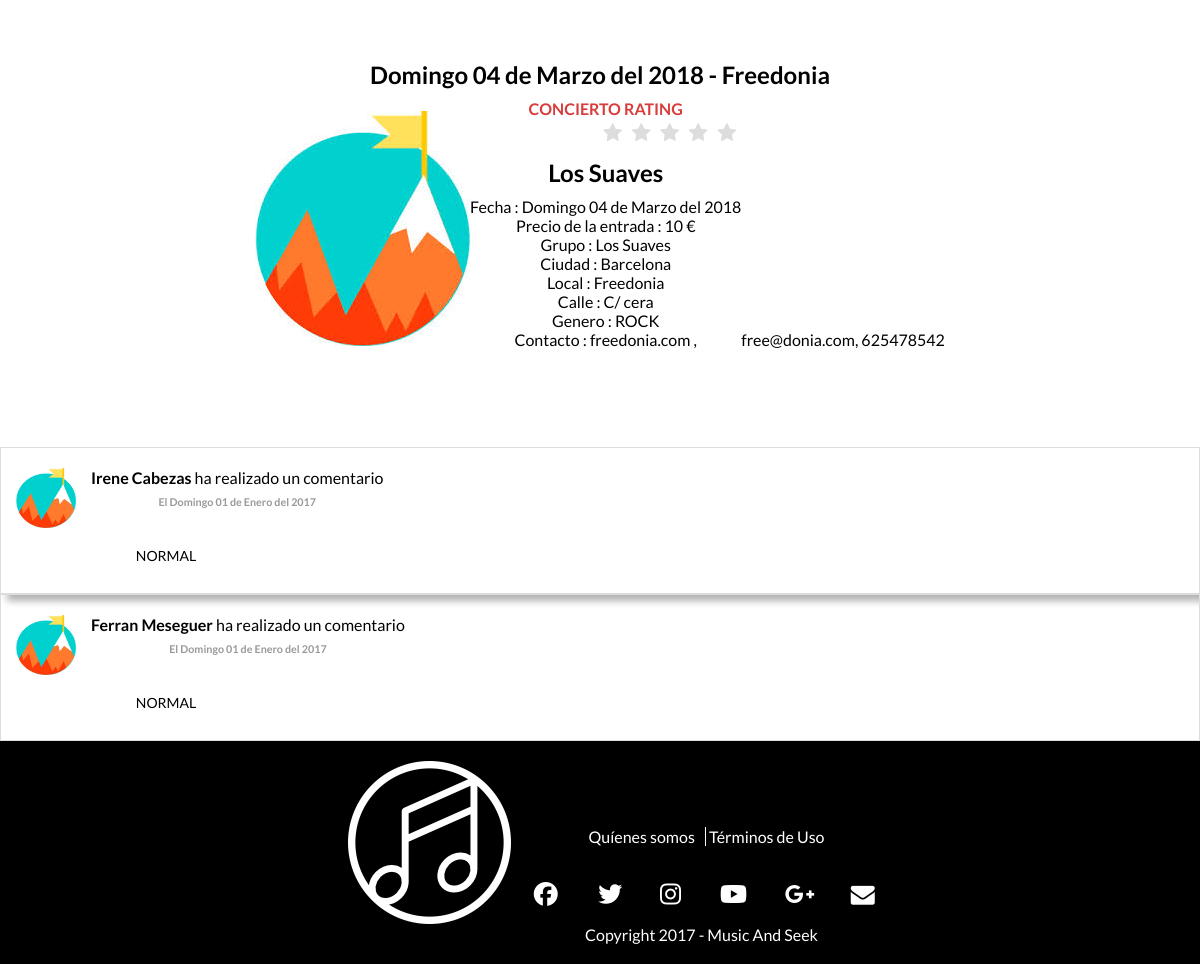
Screenshot of /InfoConcierto.php?idcon=1 with the database file from the repository.
### tables this page shows
create table CONCIERTO(
ID_CONCIERTO int(10) not null auto_increment,
ID_GRUPO int(10) not null,
ID_LOCAL int(10) not null,
FECHA datetime not null,
VISIBLE boolean not null,
PRECIO_ENTRADA int(5) not null,
INSCRIPCION boolean not null,
ENTRADAS_TOTALES int(5),
 
ESTADO boolean not null,
ID_GENERO int(10) not null,
ID_CIUDAD int(10) not null,
primary key (ID_CONCIERTO, ID_GRUPO, ID_LOCAL)
);

create table USUARIO( 
ID_USUARIO int(10) not null auto_increment,
TIPO_USUARIO char(10) not null,
NOMBRE char(20) not null,
APELLIDOS char(20),
UBICACION char(50),
EMAIL char(50) not null,
NUMERO_CONTACTO int(11),
 
IMAGEN char(50),
NOMBRE_LOCAL char(20),
NOMBRE_ARTISTICO char(20),
NUMERO_COMPONENTES int(5),
PASSWORD char(255) not null,
AFORO int(5),
WEB char(20),
ID_GENERO int(10),
ID_CIUDAD int(10),
PREGUNTA_SEGURIDAD char (255),
RESPUESTA_SEGURIDAD char (255),
DESCRIPCION char(255),
FECHA_ALTA DATETIME,
FECHA_BAJA DATETIME DEFAULT NULL,
primary key (ID_USUARIO, EMAIL)
);

create table CIUDAD(
ID_CIUDAD int(10) not null auto_increment,
NOMBRE char(20) not null,
PAIS char(10) not null,
primary key(ID_CIUDAD)
);

create table GENERO(
ID_GENERO int(10) not null auto_increment,
NOMBRE char(20) not null,
primary key(ID_GENERO)
);

create table VOTAR_COMENTAR(
ID_VOTO int(10) not null auto_increment primary key,
ID_FAN int(10) not null,
ID_VOTADO int(10) not null,
PUNTOS int(2) not null,
VOTO_CONCIERTO boolean not null,
COMENTARIO char(140),
FECHA datetime not null,
TIPO_VOTACION char(10) not null
);

### bbdd.php (called while the page is built, shortened)
<?php
function conectar() {
    $conexion = mysqli_connect('localhost', 'root', '', 'musicandseek')
            or die("Error conectando");
    return $conexion;
}
function getNombreFecha($fecha) {
    $dias = array("Domingo", "Lunes", "Martes", "Miercoles", "Jueves", "Viernes", "Sábado");
    $meses = array("Enero", "Febrero", "Marzo", "Abril", "Mayo", "Junio", "Julio", "Agosto", "Septiembre", "Octubre", "Noviembre", "Diciembre");
    $arrayFecha = explode("-", $fecha);
    $fecha = $dias[$arrayFecha[0]] . " " . $arrayFecha[1] . " de " . $meses[$arrayFecha[2] - 1] . " del " . $arrayFecha[3];
    return $fecha;
}
function getNombreCiudad($id_ciudad) {
    $conexion = conectar();
    $sql = "SELECT NOMBRE FROM CIUDAD WHERE ID_CIUDAD= $id_ciudad";
    $result = $conexion->query($sql);
    if ($result->num_rows > 0) {
        $row = $result->fetch_assoc();
        return $row['NOMBRE'];
    } else {
        return null;
    }
}
function getNombreGenero($id_genero) {
    $conexion = conectar();
    $sql = "SELECT NOMBRE FROM GENERO WHERE ID_GENERO = $id_genero";
    $result = $conexion->query($sql);
    if ($result->num_rows > 0) {
        $row = $result->fetch_assoc();
        return $row['NOMBRE'];
    } else {
        return null;
    }
}
function infoConcierto($id) {
    $conexion = conectar();
    $sql = "SELECT * FROM CONCIERTO inner join USUARIO on USUARIO.ID_USUARIO = CONCIERTO.ID_GRUPO  WHERE ID_CONCIERTO = '$id'";
    $resultado = $conexion->query($sql);
    $row = mysqli_fetch_array($resultado);
    return $row;
}
function comentariosConcierto($id) {
    $conexion = conectar();
    $sql = "SELECT * FROM VOTAR_COMENTAR inner join USUARIO on VOTAR_COMENTAR.ID_FAN = USUARIO.ID_USUARIO WHERE ID_VOTADO = '$id' AND VOTO_CONCIERTO = 1;";
    $resultado = $conexion->query($sql);
    if ($resultado->num_rows > 0) {
        return $resultado;
    } else {
        return false;
    }
}
function votosConcierto($id) {
    $conexion = conectar();
    $sql = "SELECT SUM(PUNTOS) as suma,count(*) as count, TRUNCATE(AVG(PUNTOS),1) AS AVERAGE FROM VOTAR_COMENTAR WHERE ID_VOTADO = '$id' AND VOTO_CONCIERTO = 1";
    $resultado = $conexion->query($sql);
    $row = mysqli_fetch_array($resultado);
    return $row['AVERAGE'];
}
function getNombreLocal($id) {
    $conexion = conectar();
    $sql = "SELECT * FROM USUARIO WHERE ID_USUARIO ='$id'";
    $resultado = $conexion->query($sql);
    $row = mysqli_fetch_array($resultado);
    return $row;
}

### InfoConcierto.php (the view, shortened to what this page needs)
<!DOCTYPE html>
<html>
    <head>
        <link href="Estilos/Estilos.css" rel="stylesheet" type="text/css"/>
        <link href="Estilos/RegistrationForm.css" rel="stylesheet" type="text/css"/>
        <link href="Estilos/StarRating.css" rel="stylesheet" type="text/css"/>
        <link href="Estilos/Comments.css" rel="stylesheet" type="text/css"/>
    </head>
    <body>
        <div class="center">
            <?php
            require_once'bbdd.php';
            $resultado = infoConcierto($_GET['idcon']);
            $puntuacion = votosConcierto($_GET['idcon']);
            $fecha = getNombreFecha(date("w-d-m-Y", strtotime($resultado['FECHA'])));
            $comentarios = comentariosConcierto($_GET['idcon']);
            $local = getNombreLocal(($resultado['ID_LOCAL']));
            echo'<div class="center content">';
            echo '<h1 class="center">' . $fecha . ' - ' . $local['NOMBRE_LOCAL'] . '</h1>';
            echo'<div class="inline center">';
            echo'<img src="Imagenes/image.jpeg" alt=""/>';
            echo'</div>';
            echo '<div class="inline center">';
            echo'<b style="color:#d83c3c">CONCIERTO RATING</b><i id="puntuacion" hidden>' . $puntuacion . '</i><br>';
            echo '<fieldset class="center rating_fixed"style="float:none">
                        <input type="radio" id="star5" name="rating" value="5" /><label class = "full" for="star5" title="Fantástico - 5 stars"></label>
                        <input type="radio" id="star4half" name="rating" value="4 and a half" /><label class="half" for="star4half" title="Bastante bien - 4.5 stars"></label>
                        <input type="radio" id="star4" name="rating" value="4" /><label class = "full" for="star4" title="Bastante bien - 4 stars"></label>
                        <input type="radio" id="star3half" name="rating" value="3 and a half" /><label class="half" for="star3half" title="Meh - 3.5 stars"></label>
                        <input type="radio" id="star3" name="rating" value="3" /><label class = "full" for="star3" title="Meh - 3 stars"></label>
                        <input type="radio" id="star2half" name="rating" value="2 and a half" /><label class="half" for="star2half" title="No muy bueno - 2.5 stars"></label>
                        <input type="radio" id="star2" name="rating" value="2" /><label class = "full" for="star2" title=" - 2 stars"></label>
                        <input type="radio" id="star1half" name="rating" value="1 and a half" /><label class="half" for="star1half" title="Meh - 1.5 stars"></label>
                        <input type="radio" id="star1" name="rating" value="1" /><label class = "full" for="star1" title="Sucks big time - 1 star"></label>
                        <input type="radio" id="starhalf" name="rating" value="half" /><label class="half" for="starhalf" title="Sucks big time - 0.5 stars"></label>
                        </fieldset> ';
            echo '<h1>' . $resultado['NOMBRE_ARTISTICO'] . '</h1>';
            echo'<div class="center">Fecha : ' . $fecha . '</div>';
            echo'<div class="center">Precio de la entrada : ' . $resultado['PRECIO_ENTRADA'] . ' €</div>';
            echo'<div class="center">Grupo : ' . $resultado['NOMBRE'] . '</div>';
            echo'<div class="center">Ciudad : ' . getNombreCiudad($resultado['ID_CIUDAD']) . '</div>';
            echo'<div class="center">Local : ' . $local['NOMBRE_LOCAL'] . '</div>';
            echo '<div class="center"> Calle : ' . $local['UBICACION'] . '</div>';
            echo'<div class="center">Genero : ' . getNombreGenero(($resultado['ID_GENERO'])) . '</div>';
            echo '<div class="center">Contacto : ';
            if ($resultado['WEB'] != null) {
                echo $local['WEB'] . ' , ';
            }
            echo'</div>';            echo'</div>';
            echo $local['EMAIL'] . ', ' . $local['NUMERO_CONTACTO'] . '</div>';
            if ($comentarios != false) {
               echo '</br></br><div class="container">';
            while ($lista = $comentarios->fetch_assoc()) {
                echo'<div class="row center">
                    <div class="col-sm-8">
                    <div class="panel panel-white post panel-shadow">
                    <div class="post-heading">
                    <div class="pull-left image">
                        <img src="Imagenes/image.jpeg" class="img-circle avatar" alt="user profile image">
                    </div>
                    <div class="pull-left meta">
                    <div class="title h5">
                    <b>' . $lista['NOMBRE'] . ' ' . $lista['APELLIDOS'] . '</b>
                            ha realizado un comentario
                        </div>
                        <h6 class="text-muted time">El ' . getNombreFecha(date("w-d-m-Y", strtotime($lista['FECHA']))) . '</h6>
                    </div>
                </div>
                <div class="post-description">
                   <p> ' . $lista['COMENTARIO'] . '</p>
                    </div>
                </div>
            </div>
        </div>
        </div>';
            }
        }
            ?>
            <div id="footer"></div>
    </body>
</html>

### Estilos/Estilos.css (style rules this page uses)
.inline { display: inline-block; }
.center { text-align: center; }
body { margin:0px; font-family: Lato; }
img { height: auto; text-align: center; }
.content { margin-top: 60px; margin-bottom: 60px; }

### Estilos/StarRating.css (style rules this page uses)
.rating_fixed { border: none; float: right; pointer-events:none; }
.rating_fixed > label:before { margin: 5px; font-size: 1.25em; font-family: FontAwesome; display: inline-block; content: "\f005"; }
.rating_fixed > label { color: #ddd; float: right; }
fieldset, label { margin: 0; padding: 0; }
body { margin: 20px; }
h1 { font-size: 1.5em; margin: 10px; }

### Estilos/Comments.css (style rules this page uses)
.panel-shadow { box-shadow: rgba(0, 0, 0, 0.3) 7px 7px 7px; }
.panel-white { border: 1px solid #dddddd; }
.post .post-heading { height: 30px; padding: 20px 15px; }
.post .post-heading .avatar { width: 60px; height: 60px; display: block; margin-right: 15px; }
.post .post-heading .meta .title { margin-bottom: 0; }
.post .post-heading .meta .time { margin-top: 8px; color: #999; }
.post .post-description { padding: 15px; max-width: 300px; }
.post .post-description p { font-size: 14px; }

### rows the page displays
concierto: FECHA "Domingo 04 de Marzo del 2018", usuario.NOMBRE_ARTISTICO "Los Suaves", PRECIO_ENTRADA "10", usuario.NOMBRE "Los Suaves", usuario.ID_CIUDAD "Barcelona", usuario.ID_GENERO "ROCK"
usuario: NOMBRE_LOCAL "Freedonia", UBICACION "C/ cera", WEB "freedonia.com", EMAIL "free@donia.com", NUMERO_CONTACTO "625478542"
votar_comentar: usuario.NOMBRE "Irene", usuario.APELLIDOS "Cabezas", FECHA "Domingo 01 de Enero del 2017", COMENTARIO "NORMAL"
votar_comentar: usuario.NOMBRE "Ferran", usuario.APELLIDOS "Meseguer", FECHA "Domingo 01 de Enero del 2017", COMENTARIO "NORMAL"
